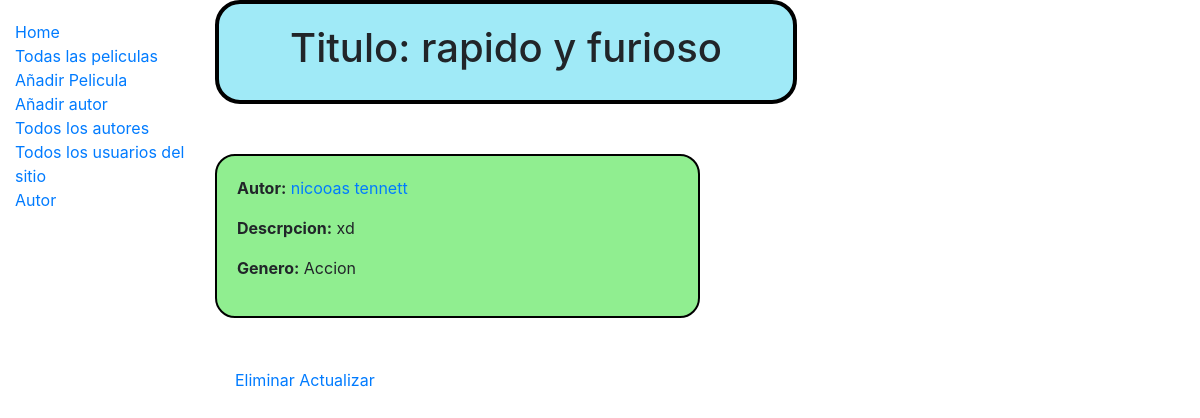
The page /catalog/pelicula/14/ on the database its author committed.
### catalog/models.py (models this page shows, shortened)
class pelicula(models.Model):
	nombre_pelicula = models.CharField(max_length=200)
	autor = models.ForeignKey('Autor',on_delete=models.SET_NULL,null=True)
	descripcion = models.TextField(max_length=1000,help_text='Ingrese informacion de la pelicula')
	genero = models.ManyToManyField(Genero)

class Autor(models.Model):
	nombre_author = models.CharField(max_length=50)
	def __str__(self):
		return self.nombre_author

class Genero(models.Model):
	name = models.CharField(max_length=200)
	def __str__(self):
		return self.name

### catalog/views.py (the view)
# urls.py: path('pelicula/<int:pk>/', views.peliculaDetailView.as_view(),name='pelicula-detail'),
class peliculaDetailView(generic.DetailView):
    model = pelicula

### catalog/templates/catalog/pelicula_detail.html
{% extends "base_generic.html" %}
{% block content %}
<div class="title">
    <h1>Titulo: {{ pelicula.nombre_pelicula }}</h1>
</div>
<div class="contentBox">
    {% if pelicula.autor %}
        <p><strong>Autor:</strong> <a href="{% url 'autor-detail' pelicula.autor.pk %}">{{ pelicula.autor }}</a></p>
    {% else %}
        <p><strong>Autor:</strong> Desconocido.</p>
    {% endif %}
    <p><strong>Descrpcion:</strong> {{ pelicula.descripcion }}</p>
    <p><strong>Genero:</strong> {{ pelicula.genero.all|join:", " }}</p>
</div>
<div style="margin-left:20px;margin-top:20px">
    <a style="padding=30px" href="delete/">Eliminar</a>
    <a href="update/">Actualizar</a>
</div>
{% endblock %}

### catalog/static/css/styles.css (style rules this page uses)
div.contentBox { border-radius: 20px; border: 2px solid black; padding: 20px; background-color: lightgreen; width: 50%; margin-top: 50px; margin-bottom: 50px; }
div.title { border-radius: 25px; border: 4px solid black; padding: 20px; background-color: rgb(160, 234, 247); width: 60%; text-align: center; }

### rows shown on the page
pelicula: nombre_pelicula "rapido y furioso", autor "nicooas tennett", descripcion "xd", genero.all "Accion"
